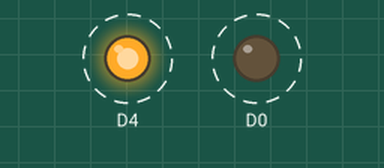
The sketch below on a simulated ESP8266 (NodeMCU). Shown: output pins drawn as LEDs (lit = HIGH). Dashed ring = blinking. What the sketch prints to the serial monitor is not drawn.

Above: at 0.5 s.
Timing chart, 0 to 4.6 s (numbered marks = the images above):
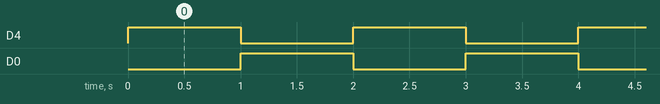

The sketch:

lED_without_switch.ino
```cpp
void setup() {
  pinMode(D0,OUTPUT);
  pinMode(D4,OUTPUT);
  Serial.begin(115200);
  // put your setup code here, to run once:

}

void loop() {
  digitalWrite(D0, LOW);
  digitalWrite(D4, HIGH);
  Serial.println("D0 is LOW and D4 is HIGH");
  delay(1000);
  digitalWrite(D0,HIGH);
  digitalWrite(D4,LOW);
  Serial.println("D0 is high and D4 is low");
  delay(1000);
  // put your main code here, to run repeatedly:

}
```

Measured:
- by itself, D4, D0: alternates HIGH for 1.0 s and LOW for 1.0 s
